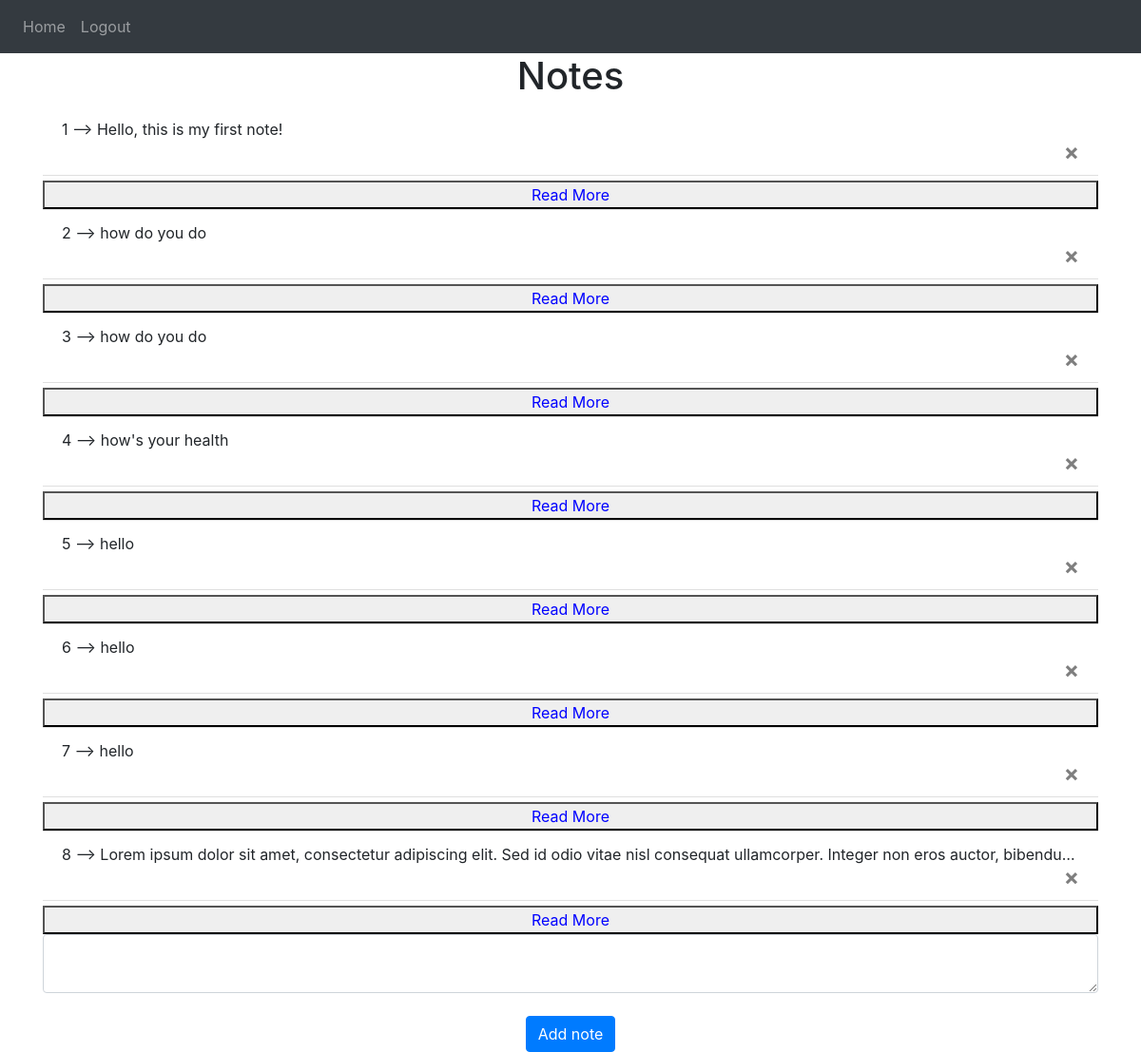
Screenshot of / (signed in) with the database file from the repository.
### website/models.py (models this page shows)
class Note(db.Model):
    id = db.Column(db.Integer, primary_key=True)
    data = db.Column(db.String(10000))
    date = db.Column(db.DateTime(timezone=True), default=func.now())
    user_id = db.Column(db.Integer, db.ForeignKey('user.id'))

### website/views.py (the view, shortened to what this page needs)
@views.route('/', methods=['GET', 'POST']) # a decorator
@login_required # now i can not get to the home page unless i login
def home():
    return render_template("home.html", user=current_user)

### website/__init__.py (called while the page is built)
def create_app():
    app = Flask(__name__)
    app.config['SECRET_KEY'] = 'hkdalkkda kjagdlih'
    app.config['SQLALCHEMY_DATABASE_URI'] = f'sqlite:///{DB_NAME}'
    db.init_app(app) # this ties the database to this flask application.
    from .views import views
    from .auth import auth
    app.register_blueprint(views, url_prefix='/')
    app.register_blueprint(auth, url_prefix='/')
    from .models import User, Note
    with app.app_context():
        db.create_all()
    login_manager = LoginManager()
    login_manager.login_view = 'auth.login' # where to redirect if not logged in
    login_manager.init_app(app)
    @login_manager.user_loader
    def load_user(id):
        return User.query.get(int(id)) # by default, filters for primary key
    return app

### website/templates/home.html (shortened to what this page needs)
{% extends "base.html" %}
{% block content %}
<h1 align="center">Notes</h1>
<ul class="list-group list-group-flush" id="notes">
	{% for note in user.notes %}
	<li class="list-group-item">
		<div class="content">
		{{user.notes.index(note)+1}} --> {{ note.data }}
		</div>
	<button type="button" class="close" onClick="deleteNote({{ note.id }})">
			<span aria-hidden="true">&times;</span>
	</button>
	</li>
	{% endfor %}
</ul>
<form method="POST">
	<textarea name="note" id="note" class="form-control"></textarea>
	<br/>
	<div align="center">
		<button type="submit" class="btn btn-primary"> Add note </button>
	</div>
</form>
{% endblock %}

### website/templates/base.html (shortened to what this page needs)
<!DOCTYPE html>
<html>
	<head>
		<link
		      rel="stylesheet"
		            href="https://stackpath.bootstrapcdn.com/bootstrap/4.4.1/css/bootstrap.min.css"
					    />
		<link
					rel="stylesheet"
					        href="https://stackpath.bootstrapcdn.com/font-awesome/4.7.0/css/font-awesome.min.css"
						          />
	</head>
	<body>
		<nav class="navbar navbar-expand-lg navbar-dark bg-dark">
		<div class="collapse navbar-collapse" id="navbar">
			<div class="navbar-nav">
				{% if user.is_authenticated %}
				<a class="nav-item nav-link" id="home" href="/">Home</a>
				<a class="nav-item nav-link" id="logout" href="/logout">Logout</a>
				{% else %}
				<a class="nav-item nav-link" id="login" href="/login">Login</a>
				<a class="nav-item nav-link" id="signUp" href="/sign-up">Sign Up</a>
				{% endif %}
			</div>
		</div>
		</nav>
		<div class="container">
			{% block content %}
			{% endblock %}
		</div>
	</body>
</html>

### website/templates/base.html (style rules this page uses)
.content { white-space:nowrap; overflow:hidden; text-overflow: ellipsis; max-width: 100%; }

### rows the page displays
Note: notes "1", data "Hello, this is my first note!"
Note: user.notes.index(note)+1 "2", data "how do you do"
Note: user.notes.index(note)+1 "3", data "how do you do"
Note: user.notes.index(note)+1 "4", data "how's your health"
Note: user.notes.index(note)+1 "5", data "hello"
Note: user.notes.index(note)+1 "6", data "hello"
Note: user.notes.index(note)+1 "7", data "hello"
Note: user.notes.index(note)+1 "8", data "Lorem ipsum dolor sit amet, consectetur adipiscing elit. Sed id odio vitae nisl consequat ullamcorper. Integer non eros auctor, bibendu…"
